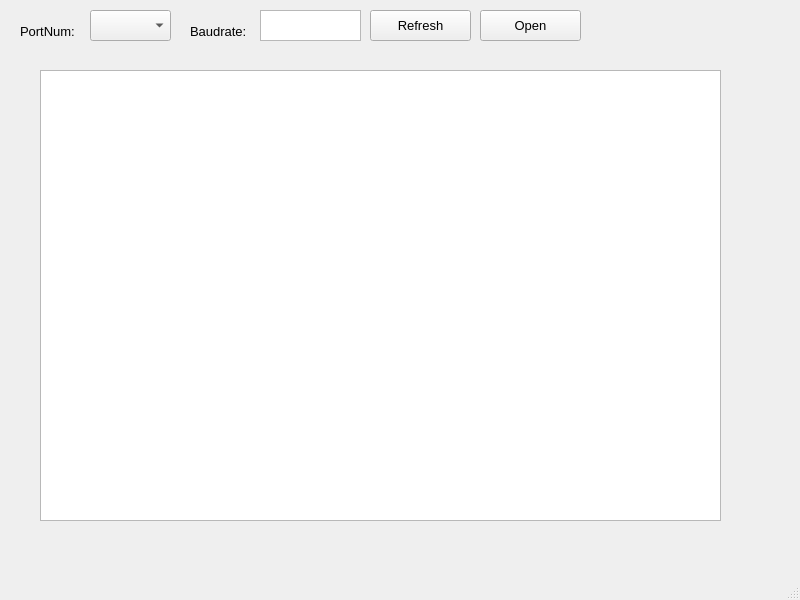
<?xml version="1.0" encoding="UTF-8"?>
<ui version="4.0">
 <class>MainWindow</class>
 <widget class="QMainWindow" name="MainWindow">
  <property name="geometry">
   <rect>
    <x>0</x>
    <y>0</y>
    <width>800</width>
    <height>600</height>
   </rect>
  </property>
  <property name="windowTitle">
   <string>MainWindow</string>
  </property>
  <widget class="QWidget" name="centralwidget">
   <widget class="QComboBox" name="serial_port_cb">
    <property name="geometry">
     <rect>
      <x>90</x>
      <y>10</y>
      <width>81</width>
      <height>31</height>
     </rect>
    </property>
    <property name="font">
     <font>
      <family>Arial</family>
      <pointsize>10</pointsize>
     </font>
    </property>
   </widget>
   <widget class="QPushButton" name="refresh_btn">
    <property name="geometry">
     <rect>
      <x>370</x>
      <y>10</y>
      <width>101</width>
      <height>31</height>
     </rect>
    </property>
    <property name="font">
     <font>
      <family>Arial</family>
      <pointsize>10</pointsize>
     </font>
    </property>
    <property name="text">
     <string>Refresh</string>
    </property>
   </widget>
   <widget class="QLabel" name="label">
    <property name="geometry">
     <rect>
      <x>20</x>
      <y>20</y>
      <width>82</width>
      <height>23</height>
     </rect>
    </property>
    <property name="font">
     <font>
      <family>Arial</family>
      <pointsize>10</pointsize>
     </font>
    </property>
    <property name="text">
     <string>PortNum:</string>
    </property>
   </widget>
   <widget class="QLabel" name="label_2">
    <property name="geometry">
     <rect>
      <x>190</x>
      <y>20</y>
      <width>82</width>
      <height>23</height>
     </rect>
    </property>
    <property name="font">
     <font>
      <family>Arial</family>
      <pointsize>10</pointsize>
     </font>
    </property>
    <property name="text">
     <string>Baudrate:</string>
    </property>
   </widget>
   <widget class="QPushButton" name="open_btn">
    <property name="geometry">
     <rect>
      <x>480</x>
      <y>10</y>
      <width>101</width>
      <height>31</height>
     </rect>
    </property>
    <property name="font">
     <font>
      <family>Arial</family>
      <pointsize>10</pointsize>
     </font>
    </property>
    <property name="text">
     <string>Open</string>
    </property>
   </widget>
   <widget class="QTextEdit" name="serial_baudrate_txt">
    <property name="geometry">
     <rect>
      <x>260</x>
      <y>10</y>
      <width>101</width>
      <height>31</height>
     </rect>
    </property>
    <property name="font">
     <font>
      <family>Arial</family>
      <pointsize>10</pointsize>
     </font>
    </property>
   </widget>
   <widget class="QTextEdit" name="test_txt">
    <property name="geometry">
     <rect>
      <x>40</x>
      <y>70</y>
      <width>681</width>
      <height>451</height>
     </rect>
    </property>
   </widget>
  </widget>
  <widget class="QStatusBar" name="statusbar"/>
 </widget>
 <resources/>
 <connections/>
</ui>
